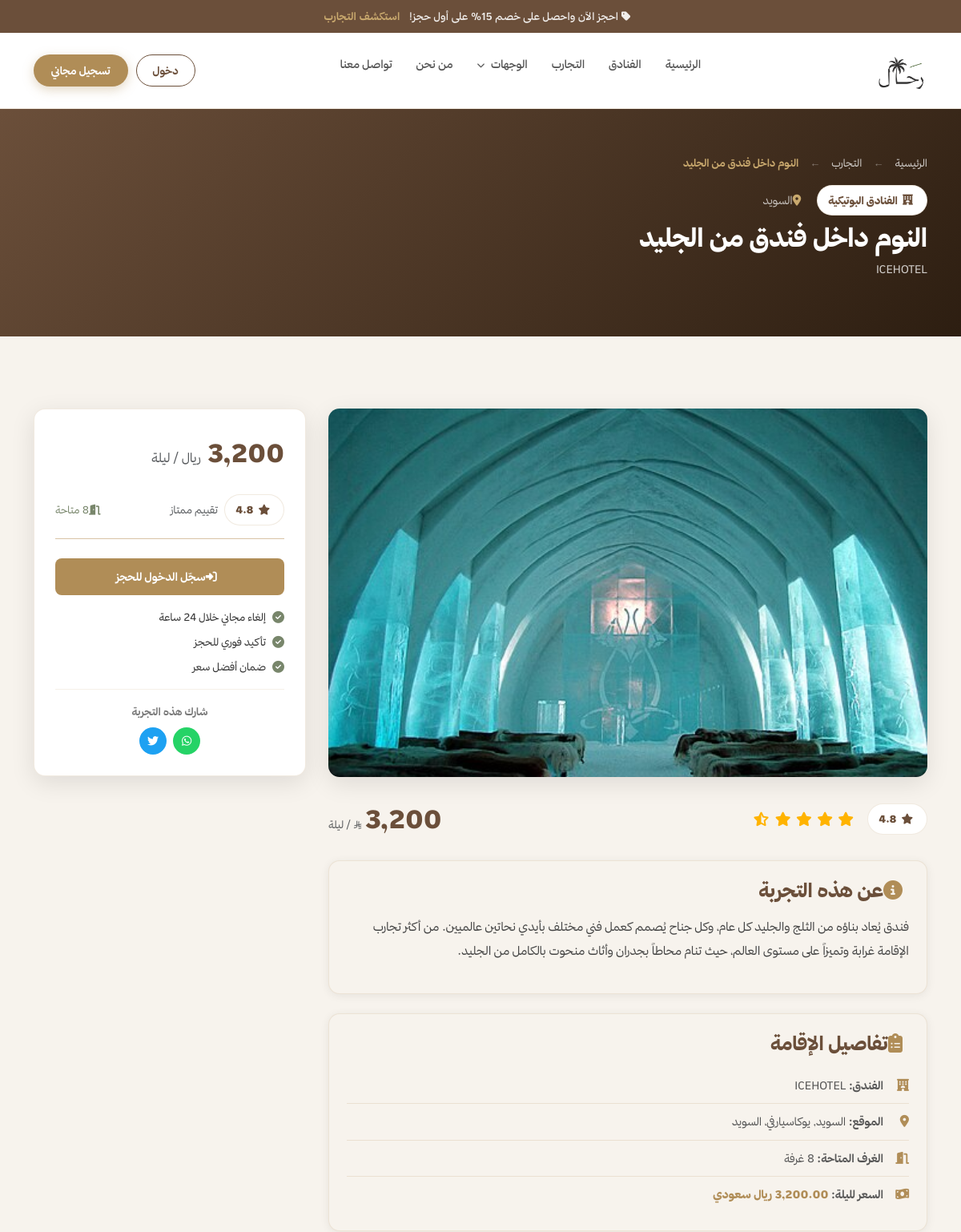
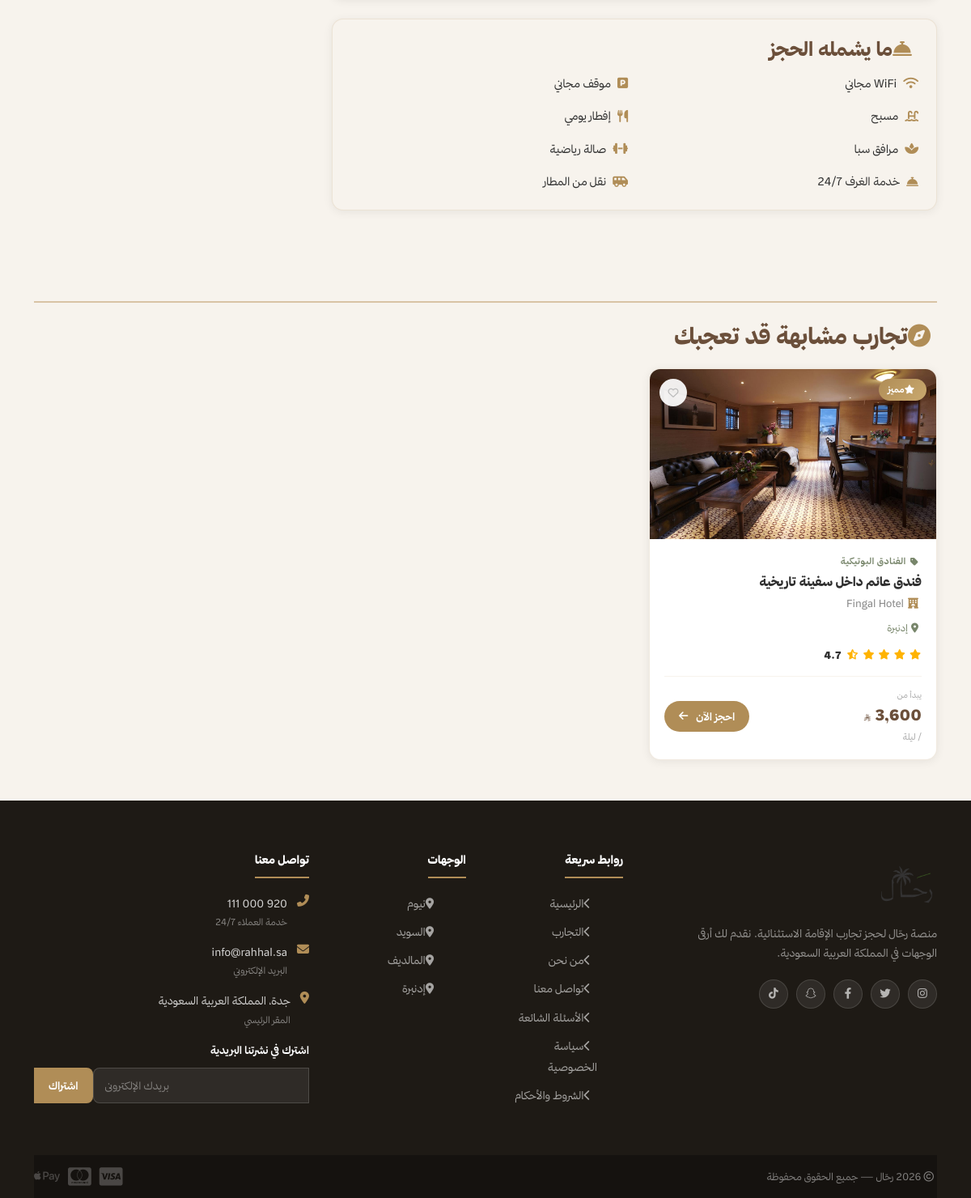
Screenshot of /pages/experience-details.php?id=2 with the database file from the repository (2 pictures, top to bottom).
### tables this page shows
CREATE TABLE IF NOT EXISTS experiences (
    experience_id INT AUTO_INCREMENT PRIMARY KEY,
    category_id INT NOT NULL,
    title VARCHAR(300) NOT NULL,
    hotel_name VARCHAR(300) NOT NULL,
    description TEXT NOT NULL,
    city VARCHAR(100) NOT NULL,
    address VARCHAR(500),
    image VARCHAR(500) DEFAULT 'default.jpg',
    price_per_night DECIMAL(10,2) NOT NULL,
    rating DECIMAL(3,1) DEFAULT 4.5,
    available_rooms INT DEFAULT 10,
    is_featured TINYINT(1) DEFAULT 0,
    created_at TIMESTAMP DEFAULT CURRENT_TIMESTAMP,
    FOREIGN KEY (category_id) REFERENCES categories(category_id) ON DELETE CASCADE
);

CREATE TABLE IF NOT EXISTS categories (
    category_id INT AUTO_INCREMENT PRIMARY KEY,
    category_name VARCHAR(200) NOT NULL,
    category_icon VARCHAR(100) DEFAULT 'fas fa-hotel',
    created_at TIMESTAMP DEFAULT CURRENT_TIMESTAMP
);

### pages/experience-details.php (the view, shortened to what this page needs)
<?php
require_once '../includes/connection.php';
$base_url = '../';
$id = (int)($_GET['id'] ?? 0);
$stmt = mysqli_prepare($conn,"SELECT e.*,c.category_name,c.category_icon FROM experiences e JOIN categories c ON e.category_id=c.category_id WHERE e.experience_id=?");
mysqli_stmt_bind_param($stmt,'i',$id); mysqli_stmt_execute($stmt);
$exp = mysqli_fetch_assoc(mysqli_stmt_get_result($stmt));
$rel_stmt = mysqli_prepare($conn,"SELECT e.*,c.category_name FROM experiences e JOIN categories c ON e.category_id=c.category_id WHERE e.category_id=? AND e.experience_id!=? ORDER BY e.rating DESC LIMIT 3");
mysqli_stmt_bind_param($rel_stmt,'ii',$exp['category_id'],$id); mysqli_stmt_execute($rel_stmt);
$related = mysqli_fetch_all(mysqli_stmt_get_result($rel_stmt),MYSQLI_ASSOC);
$rating=$exp['rating']; $full=floor($rating); $half=($rating-$full)>=0.5;
include '../includes/header.php';
?>
<div class="page-hero">
    <div class="container">
        <nav aria-label="breadcrumb"><ol class="breadcrumb breadcrumb-rahhal mb-3">
            <li class="breadcrumb-item"><a href="../index.php">الرئيسية</a></li>
            <li class="breadcrumb-item"><a href="experiences.php">التجارب</a></li>
            <li class="breadcrumb-item active"><?php echo htmlspecialchars($exp['title']); ?></li>
        </ol></nav>
        <div class="d-flex align-items-center gap-3 flex-wrap">
            <span class="detail-rating-pill" style="position:static;"><i class="<?php echo htmlspecialchars($exp['category_icon']); ?> ms-1"></i><?php echo htmlspecialchars($exp['category_name']); ?></span>
            <span style="color:rgba(255,255,255,.7);font-size:14px;"><i class="fas fa-map-marker-alt ms-1" style="color:var(--gold-lt);"></i><?php echo htmlspecialchars($exp['city']); ?></span>
        </div>
        <h1 class="page-hero-title mt-2"><?php echo htmlspecialchars($exp['title']); ?></h1>
        <p class="page-hero-sub"><?php echo htmlspecialchars($exp['hotel_name']); ?></p>
    </div>
</div>
<section style="background:var(--cream);padding:50px 0;">
<div class="container">
<div class="detail-layout">
    <main>
        <div class="experience-detail-img mb-4">
            <img src="../assets/images/<?php echo htmlspecialchars($exp['image']); ?>" onerror="this.src='https://images.unsplash.com/photo-1542314831-068cd1dbfeeb?w=900&q=75'" alt="<?php echo htmlspecialchars($exp['title']); ?>">
        </div>
        <div class="d-flex align-items-center justify-content-between flex-wrap gap-3 mb-4">
            <div class="d-flex align-items-center gap-3">
                <span class="detail-rating-pill"><i class="fas fa-star ms-1"></i><?php echo number_format($rating,1); ?></span>
                <div class="stars" style="font-size:1.1rem;">
                    <?php for($i=1;$i<=5;$i++): ?>
                        <?php if($i<=$full): ?><i class="fas fa-star"></i>
                        <?php elseif($i==$full+1&&$half): ?><i class="fas fa-star-half-alt"></i>
                        <?php else: ?><i class="far fa-star" style="color:#ddd;"></i><?php endif; ?>
                    <?php endfor; ?>
                </div>
            </div>
            <div><span class="bw-price"><?php echo number_format($exp['price_per_night'],0); ?></span><small class="text-muted"> ر.س / ليلة</small></div>
        </div>
        <div class="info-card mb-4">
            <h4 class="fw-800 text-brown mb-3"><i class="fas fa-info-circle ms-2 text-gold"></i>عن هذه التجربة</h4>
            <p style="line-height:2;color:#444;"><?php echo nl2br(htmlspecialchars($exp['description'])); ?></p>
        </div>
        <div class="info-card mb-4">
            <h4 class="fw-800 text-brown mb-3"><i class="fas fa-clipboard-list ms-2 text-gold"></i>تفاصيل الإقامة</h4>
            <div class="detail-info-row"><i class="fas fa-hotel"></i><div><strong>الفندق:</strong> <?php echo htmlspecialchars($exp['hotel_name']); ?></div></div>
            <div class="detail-info-row"><i class="fas fa-map-marker-alt"></i><div><strong>الموقع:</strong> <?php echo htmlspecialchars($exp['city']); ?><?php if($exp['address']): ?>, <?php echo htmlspecialchars($exp['address']); ?><?php endif; ?></div></div>
            <div class="detail-info-row"><i class="fas fa-door-open"></i><div><strong>الغرف المتاحة:</strong> <?php echo (int)$exp['available_rooms']; ?> غرفة</div></div>
            <div class="detail-info-row"><i class="fas fa-money-bill-wave"></i><div><strong>السعر لليلة:</strong> <span class="fw-800 text-gold"><?php echo number_format($exp['price_per_night'],2); ?> ريال سعودي</span></div></div>
        </div>
        <div class="info-card mb-4">
            <h4 class="fw-800 text-brown mb-3"><i class="fas fa-concierge-bell ms-2 text-gold"></i>ما يشمله الحجز</h4>
            <div class="row g-3">
                <?php foreach([['fas fa-wifi','WiFi مجاني'],['fas fa-parking','موقف مجاني'],['fas fa-swimming-pool','مسبح'],['fas fa-utensils','إفطار يومي'],['fas fa-spa','مرافق سبا'],['fas fa-dumbbell','صالة رياضية'],['fas fa-concierge-bell','خدمة الغرف 24/7'],['fas fa-shuttle-van','نقل من المطار']] as $am): ?>
                <div class="col-md-6"><div class="d-flex align-items-center gap-2"><i class="<?php echo $am[0]; ?> text-gold"></i><span style="font-size:14px;"><?php echo $am[1]; ?></span></div></div>
                <?php endforeach; ?>
            </div>
        </div>
    </main>
    <aside>
        <div class="booking-widget">
            <div class="d-flex align-items-baseline gap-2 mb-4">
                <span class="bw-price"><?php echo number_format($exp['price_per_night'],0); ?></span>
                <span class="text-muted fs-6">ريال / ليلة</span>
            </div>
            <div class="d-flex align-items-center gap-2 mb-4 pb-3" style="border-bottom:1px solid var(--beige);">
                <span class="detail-rating-pill"><i class="fas fa-star ms-1"></i><?php echo number_format($rating,1); ?></span>
                <small class="text-muted">تقييم ممتاز</small>
                <span class="ms-auto" style="font-size:13px;color:var(--olive);"><i class="fas fa-door-open ms-1"></i><?php echo (int)$exp['available_rooms']; ?> متاحة</span>
            </div>
            <?php if ($exp['available_rooms']>0): ?>
                <?php if (isset($_SESSION['user_id'])): ?>
                    <a href="book-experience.php?id=<?php echo $exp['experience_id']; ?>" class="btn-primary-rahhal d-block text-center py-3 mb-3" style="border-radius:var(--radius-sm);font-size:1rem;"><i class="fas fa-calendar-check ms-2"></i>احجز الآن</a>
                <?php else: ?>
                    <a href="login.php" class="btn-primary-rahhal d-block text-center py-3 mb-3" style="border-radius:var(--radius-sm);font-size:1rem;"><i class="fas fa-sign-in-alt ms-2"></i>سجّل الدخول للحجز</a>
                <?php endif; ?>
            <?php else: ?>
                <button class="btn w-100 py-3 mb-3" disabled style="background:#f5f5f5;color:#aaa;border:none;border-radius:var(--radius-sm);font-family:'Tajawal',sans-serif;font-weight:700;">محجوز بالكامل</button>
            <?php endif; ?>
            <div class="mb-3">
                <div class="d-flex align-items-center gap-2 mb-2"><i class="fas fa-check-circle text-olive"></i><small>إلغاء مجاني خلال 24 ساعة</small></div>
                <div class="d-flex align-items-center gap-2 mb-2"><i class="fas fa-check-circle text-olive"></i><small>تأكيد فوري للحجز</small></div>
                <div class="d-flex align-items-center gap-2"><i class="fas fa-check-circle text-olive"></i><small>ضمان أفضل سعر</small></div>
            </div>
            <hr style="border-color:var(--beige);">
            <div class="text-center">
                <p class="mb-2" style="font-size:13px;font-weight:700;color:#777;">شارك هذه التجربة</p>
                <div class="d-flex justify-content-center gap-2">
                    <a href="#" class="btn btn-sm" style="background:#25D366;color:#fff;border-radius:50%;width:34px;height:34px;display:flex;align-items:center;justify-content:center;"><i class="fab fa-whatsapp"></i></a>
                    <a href="#" class="btn btn-sm" style="background:#1DA1F2;color:#fff;border-radius:50%;width:34px;height:34px;display:flex;align-items:center;justify-content:center;"><i class="fab fa-twitter"></i></a>
                </div>
            </div>
        </div>
    </aside>
</div>
<?php if (!empty($related)): ?>
<div class="mt-5 pt-4" style="border-top:2px solid var(--beige);">
    <h3 class="fw-800 text-brown mb-4"><i class="fas fa-compass ms-2 text-gold"></i>تجارب مشابهة قد تعجبك</h3>
    <div class="cards-grid">
        <?php foreach($related as $exp): ?>
        <?php include '../includes/experience_card.php'; ?>
        <?php endforeach; ?>
    </div>
</div>
<?php endif; ?>
</div>
</section>
<?php include '../includes/footer.php'; ?>

### includes/experience_card.php (shortened to what this page needs)
<?php
$img_path   = (isset($base_url) ? $base_url : '../') . 'assets/images/' . htmlspecialchars($exp['image'] ?? 'default.jpg');
$detail_url = (isset($base_url) ? $base_url : '../') . 'pages/experience-details.php?id=' . (int)$exp['experience_id'];
$rating     = (float)($exp['rating'] ?? 0);
$full_stars = (int)floor($rating);
$half_star  = ($rating - $full_stars) >= 0.5;
?>
<div class="exp-card">
  <div class="exp-card-img">
    <img src="<?= $img_path ?>" loading="lazy"
         onerror="this.src='https://images.unsplash.com/photo-1542314831-068cd1dbfeeb?w=500&q=75'"
         alt="<?= htmlspecialchars($exp['title'] ?? '') ?>">
    <?php if (!empty($exp['is_featured'])): ?>
      <span class="exp-badge gold"><i class="fas fa-star ms-1"></i>مميز</span>
    <?php else: ?>
      <span class="exp-badge"><?= htmlspecialchars($exp['city'] ?? '') ?></span>
    <?php endif; ?>
    <button class="exp-wishlist" title="أضف للمفضلة"><i class="far fa-heart"></i></button>
  </div>
  <div class="exp-card-body">
    <div class="exp-cat"><i class="fas fa-tag ms-1"></i><?= htmlspecialchars($exp['category_name'] ?? '') ?></div>
    <h3 class="exp-name"><a href="<?= $detail_url ?>"><?= htmlspecialchars($exp['title'] ?? '') ?></a></h3>
    <p class="exp-hotel"><i class="fas fa-hotel text-gold ms-1"></i><?= htmlspecialchars($exp['hotel_name'] ?? '') ?></p>
    <p class="exp-loc"><i class="fas fa-map-marker-alt ms-1"></i><?= htmlspecialchars($exp['city'] ?? '') ?></p>
    <div class="exp-rating">
      <span class="stars">
        <?php for ($i = 1; $i <= 5; $i++): ?>
          <?php if ($i <= $full_stars): ?>
            <i class="fas fa-star"></i>
          <?php elseif ($i == $full_stars + 1 && $half_star): ?>
            <i class="fas fa-star-half-alt"></i>
          <?php else: ?>
            <i class="far fa-star" style="color:#e0e0e0;"></i>
          <?php endif; ?>
        <?php endfor; ?>
      </span>
      <span class="rating-val"><?= number_format($rating, 1) ?></span>
    </div>
    <div class="exp-footer">
      <div>
        <div class="price-lbl">يبدأ من</div>
        <div class="price-val"><?= number_format($exp['price_per_night'] ?? 0, 0) ?> <small class="price-curr">ر.س</small></div>
        <div class="price-night">/ ليلة</div>
      </div>
      <a href="<?= $detail_url ?>" class="btn-book">احجز الآن <i class="fas fa-arrow-left ms-1"></i></a>
    </div>
  </div>
</div>

### rows the page displays
experiences: title "النوم داخل فندق من الجليد", category.category_name "الفنادق البوتيكية", city "السويد", hotel_name "ICEHOTEL", image (picture), rating "4.8", price_per_night "3,200", description "فندق يُعاد بناؤه من الثلج والجليد كل عام، وكل جناح يُصمم كعمل فني مختلف بأيدي نحاتين عالميين. من أكثر تجارب الإقامة غرابة وتميزاً على مستوى العالم، حيث تنام محاطاً بجدران وأثاث منحوت بالكامل من الجليد.", address "يوكاسيارفي، السويد"
experiences: image (picture), is_featured 1 (drawn), category.category_name "الفنادق البوتيكية", title "فندق عائم داخل سفينة تاريخية", hotel_name "Fingal Hotel", city "إدنبرة", rating "4.7"

### other values shown
$am[1] "WiFi مجاني"
$am[1] "موقف مجاني"
$am[1] "مسبح"
$am[1] "إفطار يومي"
$am[1] "مرافق سبا"
$am[1] "صالة رياضية"
$am[1] "خدمة الغرف 24/7"
$am[1] "نقل من المطار"
